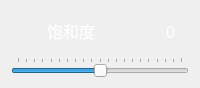
                      <widget class="QWidget" name="widget_13" native="true">
                       <property name="minimumSize">
                        <size>
                         <width>0</width>
                         <height>88</height>
                        </size>
                       </property>
                       <property name="maximumSize">
                        <size>
                         <width>16777215</width>
                         <height>88</height>
                        </size>
                       </property>
                       <layout class="QVBoxLayout" name="verticalLayout_12">
                        <item>
                         <layout class="QHBoxLayout" name="horizontalLayout_27" stretch="1,5,1">
                          <item>
                           <widget class="QLabel" name="label_image_saturation">
                            <property name="minimumSize">
                             <size>
                              <width>30</width>
                              <height>30</height>
                             </size>
                            </property>
                            <property name="styleSheet">
                             <string notr="true">image:url(:/images/icon/bx_tone_icon.svg)</string>
                            </property>
                            <property name="text">
                             <string/>
                            </property>
                           </widget>
                          </item>
                          <item>
                           <widget class="QLabel" name="label_text_saturation">
                            <property name="minimumSize">
                             <size>
                              <width>90</width>
                              <height>30</height>
                             </size>
                            </property>
                            <property name="font">
                             <font>
                              <family>黑体</family>
                              <pointsize>12</pointsize>
                              <weight>50</weight>
                              <italic>false</italic>
                              <bold>false</bold>
                              <stylestrategy>PreferAntialias</stylestrategy>
                             </font>
                            </property>
                            <property name="styleSheet">
                             <string notr="true">QLabel{
	color:rgb(255, 255, 255);
}</string>
                            </property>
                            <property name="text">
                             <string>饱和度</string>
                            </property>
                           </widget>
                          </item>
                          <item>
                           <widget class="QLabel" name="label_saturation">
                            <property name="font">
                             <font>
                              <family>黑体</family>
                              <pointsize>12</pointsize>
                              <weight>50</weight>
                              <italic>false</italic>
                              <bold>false</bold>
                              <stylestrategy>PreferAntialias</stylestrategy>
                             </font>
                            </property>
                            <property name="styleSheet">
                             <string notr="true">QLabel{
	color:rgb(255, 255, 255);
}</string>
                            </property>
                            <property name="text">
                             <string>0</string>
                            </property>
                           </widget>
                          </item>
                         </layout>
                        </item>
                        <item>
                         <widget class="QSlider" name="horizontalSlider_saturation">
                          <property name="styleSheet">
                           <string notr="true"/>
                          </property>
                          <property name="minimum">
                           <number>-100</number>
                          </property>
                          <property name="maximum">
                           <number>100</number>
                          </property>
                          <property name="orientation">
                           <enum>Qt::Horizontal</enum>
                          </property>
                          <property name="tickPosition">
                           <enum>QSlider::TicksAbove</enum>
                          </property>
                         </widget>
                        </item>
                       </layout>
                      </widget>
